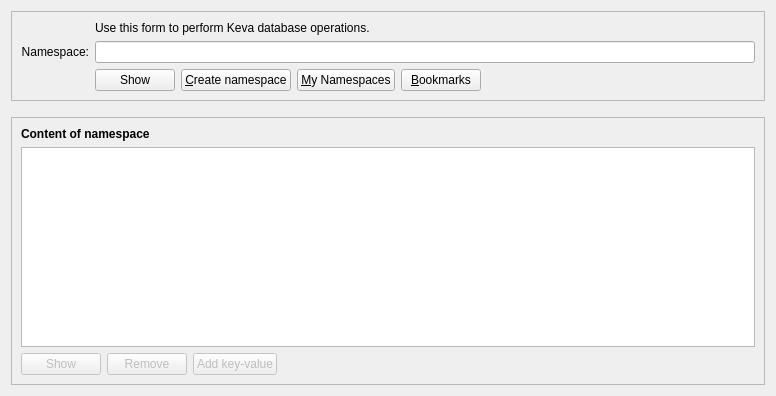
<?xml version="1.0" encoding="UTF-8"?>
<ui version="4.0">
 <class>KevaDialog</class>
 <widget class="QWidget" name="KevaDialog">
  <property name="geometry">
   <rect>
    <x>0</x>
    <y>0</y>
    <width>776</width>
    <height>396</height>
   </rect>
  </property>
  <layout class="QVBoxLayout" name="verticalLayout" stretch="0,0,1">
   <item>
    <widget class="QFrame" name="frame2">
     <property name="sizePolicy">
      <sizepolicy hsizetype="Preferred" vsizetype="Expanding">
       <horstretch>0</horstretch>
       <verstretch>0</verstretch>
      </sizepolicy>
     </property>
     <property name="frameShape">
      <enum>QFrame::StyledPanel</enum>
     </property>
     <property name="frameShadow">
      <enum>QFrame::Sunken</enum>
     </property>
     <layout class="QVBoxLayout" name="verticalLayout_3">
      <item>
       <layout class="QGridLayout" name="gridLayout">
        <item row="4" column="2">
         <widget class="QLineEdit" name="nameSpace">
          <property name="toolTip">
           <string>The namespace ID with a prefix "N".</string>
          </property>
         </widget>
        </item>
        <item row="2" column="2">
         <widget class="QLabel" name="label_5">
          <property name="text">
           <string>Use this form to perform Keva database operations.</string>
          </property>
         </widget>
        </item>
        <item row="4" column="0">
         <widget class="QLabel" name="label_2">
          <property name="toolTip">
           <string>The namespace ID with a prefix "N".</string>
          </property>
          <property name="text">
           <string>Namespace:</string>
          </property>
          <property name="alignment">
           <set>Qt::AlignRight|Qt::AlignTrailing|Qt::AlignVCenter</set>
          </property>
          <property name="buddy">
           <cstring>namespace</cstring>
          </property>
         </widget>
        </item>
        <item row="7" column="2">
         <layout class="QHBoxLayout" name="horizontalLayout">
          <item>
           <widget class="QPushButton" name="showContent">
            <property name="sizePolicy">
             <sizepolicy hsizetype="Minimum" vsizetype="Fixed">
              <horstretch>0</horstretch>
              <verstretch>0</verstretch>
             </sizepolicy>
            </property>
            <property name="toolTip">
             <string>Show content of the namespace.</string>
            </property>
            <property name="text">
             <string>Show</string>
            </property>
            <property name="icon">
             <iconset resource="../bitcoin.qrc">
              <normaloff>:/icons/eye</normaloff>:/icons/eye</iconset>
            </property>
            <property name="autoDefault">
             <bool>false</bool>
            </property>
           </widget>
          </item>
          <item>
           <widget class="QPushButton" name="createNamespace">
            <property name="sizePolicy">
             <sizepolicy hsizetype="Minimum" vsizetype="Fixed">
              <horstretch>0</horstretch>
              <verstretch>0</verstretch>
             </sizepolicy>
            </property>
            <property name="toolTip">
                <string>Create a new namespace</string>
            </property>
            <property name="text">
             <string>&amp;Create namespace</string>
            </property>
            <property name="icon">
             <iconset resource="../bitcoin.qrc">
              <normaloff>:/icons/add</normaloff>:/icons/add</iconset>
            </property>
           </widget>
          </item>
          <item>
           <widget class="QPushButton" name="listNamespaces">
            <property name="sizePolicy">
             <sizepolicy hsizetype="Minimum" vsizetype="Fixed">
              <horstretch>0</horstretch>
              <verstretch>0</verstretch>
             </sizepolicy>
            </property>
            <property name="toolTip">
                <string>List my namespaces</string>
            </property>
            <property name="text">
             <string>&amp;My Namespaces</string>
            </property>
            <property name="icon">
             <iconset resource="../bitcoin.qrc">
              <normaloff>:/icons/editpaste</normaloff>:/icons/editpaste</iconset>
            </property>
           </widget>
          </item>
          <item>
           <widget class="QPushButton" name="bookmarksButton">
            <property name="sizePolicy">
             <sizepolicy hsizetype="Minimum" vsizetype="Fixed">
              <horstretch>0</horstretch>
              <verstretch>0</verstretch>
             </sizepolicy>
            </property>
            <property name="toolTip">
                <string>Show bookmarks</string>
            </property>
            <property name="text">
             <string>&amp;Bookmarks</string>
            </property>
            <property name="icon">
             <iconset resource="../bitcoin.qrc">
              <normaloff>:/icons/address-book</normaloff>:/icons/address-book</iconset>
            </property>
           </widget>
          </item>
          <item>
           <spacer name="horizontalSpacer">
            <property name="orientation">
             <enum>Qt::Horizontal</enum>
            </property>
            <property name="sizeHint" stdset="0">
             <size>
              <width>40</width>
              <height>20</height>
             </size>
            </property>
           </spacer>
          </item>
         </layout>
        </item>
        <item row="7" column="0">
         <widget class="QLabel" name="label_7">
          <property name="text">
           <string/>
          </property>
         </widget>
        </item>
       </layout>
      </item>
     </layout>
    </widget>
   </item>
   <item>
    <spacer name="verticalSpacer_2">
     <property name="orientation">
      <enum>Qt::Vertical</enum>
     </property>
     <property name="sizeHint" stdset="0">
      <size>
       <width>20</width>
       <height>10</height>
      </size>
     </property>
    </spacer>
   </item>
   <item>
    <widget class="QFrame" name="frame">
     <property name="sizePolicy">
      <sizepolicy hsizetype="Preferred" vsizetype="Expanding">
       <horstretch>0</horstretch>
       <verstretch>0</verstretch>
      </sizepolicy>
     </property>
     <property name="frameShape">
      <enum>QFrame::StyledPanel</enum>
     </property>
     <property name="frameShadow">
      <enum>QFrame::Raised</enum>
     </property>
     <layout class="QVBoxLayout" name="verticalLayout_2">
      <item>
       <widget class="QLabel" name="label_6">
        <property name="font">
         <font>
          <weight>75</weight>
          <bold>true</bold>
         </font>
        </property>
        <property name="text">
         <string>Content of namespace</string>
        </property>
       </widget>
      </item>
      <item>
       <widget class="QTableView" name="kevaView">
        <property name="contextMenuPolicy">
         <enum>Qt::CustomContextMenu</enum>
        </property>
        <property name="tabKeyNavigation">
         <bool>false</bool>
        </property>
        <property name="sortingEnabled">
         <bool>true</bool>
        </property>
       </widget>
      </item>
      <item>
       <layout class="QHBoxLayout" name="horizontalLayout_2">
        <item>
         <widget class="QPushButton" name="showValueButton">
          <property name="enabled">
           <bool>false</bool>
          </property>
          <property name="toolTip">
           <string>Show the selected request (does the same as double clicking an entry)</string>
          </property>
          <property name="text">
           <string>Show</string>
          </property>
          <property name="icon">
           <iconset resource="../bitcoin.qrc">
            <normaloff>:/icons/edit</normaloff>:/icons/edit</iconset>
          </property>
          <property name="autoDefault">
           <bool>false</bool>
          </property>
         </widget>
        </item>
        <item>
         <widget class="QPushButton" name="removeButton">
          <property name="enabled">
           <bool>false</bool>
          </property>
          <property name="toolTip">
           <string>Remove the selected entries from the list</string>
          </property>
          <property name="text">
           <string>Remove</string>
          </property>
          <property name="icon">
           <iconset resource="../bitcoin.qrc">
            <normaloff>:/icons/remove</normaloff>:/icons/remove</iconset>
          </property>
          <property name="autoDefault">
           <bool>false</bool>
          </property>
         </widget>
        </item>
        <item>
         <widget class="QPushButton" name="addKVButton">
          <property name="enabled">
           <bool>false</bool>
          </property>
          <property name="toolTip">
           <string>Add new key-value pair</string>
          </property>
          <property name="text">
           <string>Add key-value</string>
          </property>
          <property name="icon">
           <iconset resource="../bitcoin.qrc">
            <normaloff>:/icons/add</normaloff>:/icons/add</iconset>
          </property>
          <property name="autoDefault">
           <bool>false</bool>
          </property>
         </widget>
        </item>
        <item>
         <spacer name="horizontalSpacer_2">
          <property name="orientation">
           <enum>Qt::Horizontal</enum>
          </property>
          <property name="sizeHint" stdset="0">
           <size>
            <width>40</width>
            <height>20</height>
           </size>
          </property>
         </spacer>
        </item>
       </layout>
      </item>
     </layout>
    </widget>
   </item>
  </layout>
 </widget>
 <customwidgets>
  <customwidget>
   <class>BitcoinAmountField</class>
   <extends>QLineEdit</extends>
   <header>qt/bitcoinamountfield.h</header>
   <container>1</container>
  </customwidget>
 </customwidgets>
 <tabstops>
  <tabstop>reqMessage</tabstop>
  <tabstop>receiveButton</tabstop>
  <tabstop>clearButton</tabstop>
  <tabstop>recentRequestsView</tabstop>
  <tabstop>showValueButton</tabstop>
  <tabstop>removeButton</tabstop>
 </tabstops>
 <resources>
  <include location="../bitcoin.qrc"/>
 </resources>
 <connections/>
</ui>
